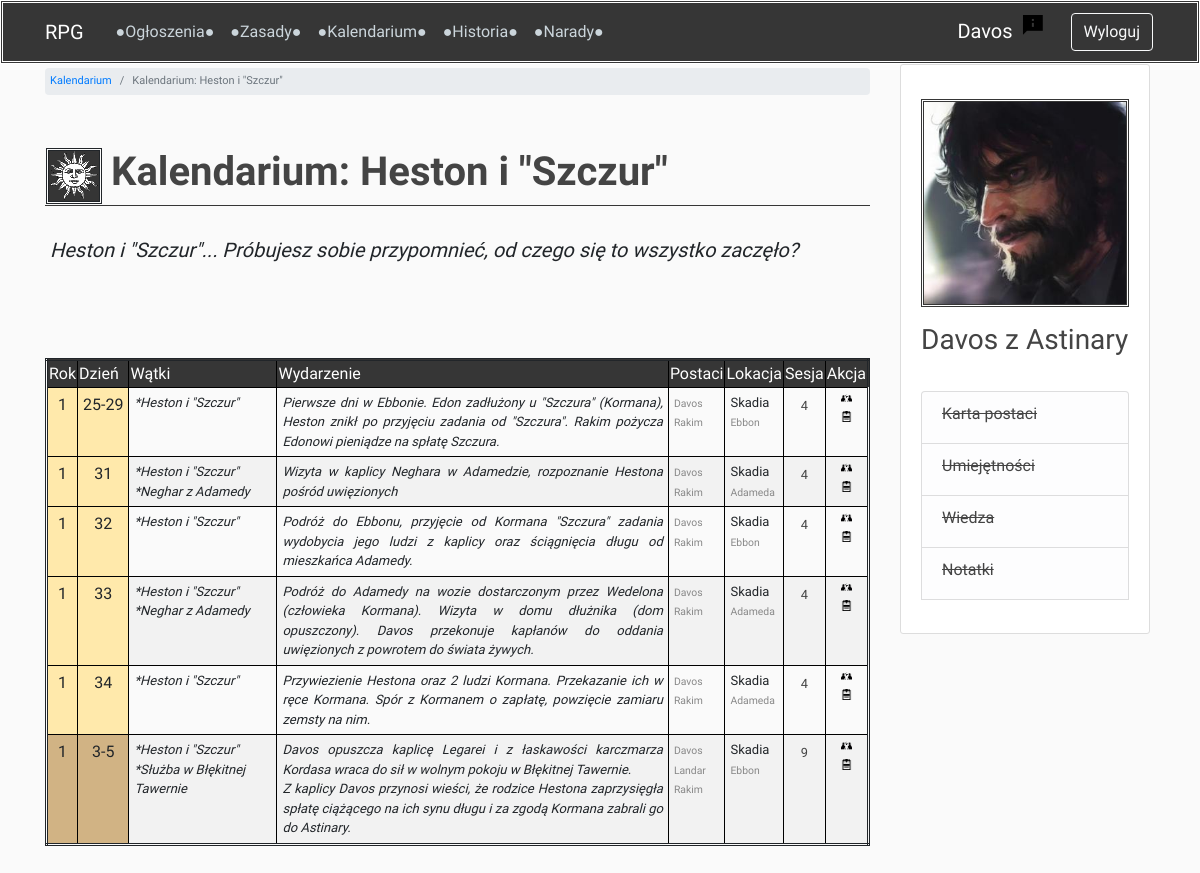
Before: /timeline/timeline-by-thread/8/ (signed in) with the older database file.
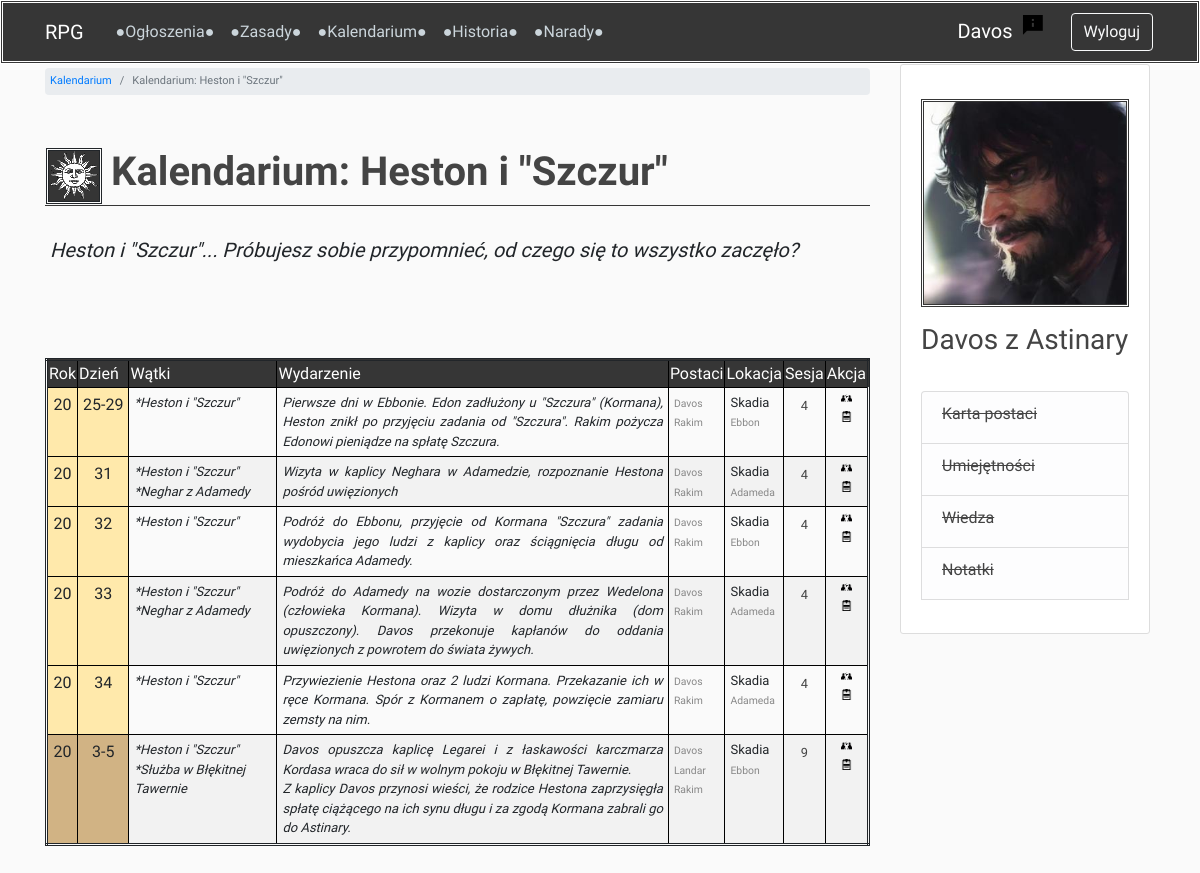
After: the same page with the newer database file.
### users/models.py (models this page shows, shortened)
class Profile(models.Model):
    user = models.OneToOneField(User, on_delete=models.CASCADE)
    image = models.ImageField(default='profile_pics/default_profile.jpg', upload_to='profile_pics')
    character_name = models.CharField(max_length=50, default='')
    character_status = models.CharField(max_length=20, choices=STATUS, default='npc')
    class Meta:
        ordering = ['character_status', 'character_name']

### timeline/models.py (models this page shows, shortened)
class Event(models.Model):
    game_no = models.ForeignKey(GameSession, related_name='events', blank=True, null=True, on_delete=models.PROTECT)
    year = models.IntegerField()
    season = models.CharField(max_length=10, choices=SEASONS)
    day_start = models.PositiveSmallIntegerField(validators=[MinValueValidator(1), MaxValueValidator(90)])
    day_end = models.PositiveSmallIntegerField(blank=True, null=True,
                                               validators=[MinValueValidator(1), MaxValueValidator(90)])
    threads = models.ManyToManyField(Thread, related_name='events', blank=True)
    description = models.TextField(max_length=4000)
    participants = models.ManyToManyField(Profile,
                                          related_name='events_participated',
                                          limit_choices_to=
                                          Q(character_status='active_player') |
                                          Q(character_status='inactive_player') |
                                          Q(character_status='dead_player'),
                                          blank=True)
    informed = models.ManyToManyField(Profile,
                                      related_name='events_informed',
                                      limit_choices_to=
                                      Q(character_status='active_player') |
                                      Q(character_status='inactive_player'),
                                      blank=True)
    general_location = models.ForeignKey(GeneralLocation, null=True, on_delete=models.SET_NULL)
    specific_locations = models.ManyToManyField(SpecificLocation, related_name='events')
    class Meta:
        ordering = ['year', 'season', 'day_start', 'day_end', 'description', 'game_no']

class Thread(models.Model):
    name = models.CharField(max_length=200)
    def __str__(self):
        return self.name
    class Meta:
        ordering = ['name']

class GeneralLocation(models.Model):
    name = models.CharField(max_length=100)
    def __str__(self):
        return self.name
    class Meta:
        ordering = ['name']

class SpecificLocation(models.Model):
    name = models.CharField(max_length=100)
    general_location = models.ForeignKey(GeneralLocation, related_name='specific_locations', on_delete=models.PROTECT)
    def __str__(self):
        return self.name
    class Meta:
        ordering = ['name']

class GameSession(models.Model):
    game_no = models.IntegerField(null=True)
    title = models.CharField(max_length=200, blank=True, null=True)
    date = models.DateField(blank=True, null=True)
    class Meta:
        ordering = ['game_no']

### timeline/views.py (the view)
# urls.py: path('timeline-by-thread/<int:thread_id>/', timeline_by_thread_view, name='timeline-by-thread'),
@login_required
def timeline_by_thread_view(request, thread_id):
    thread = Thread.objects.get(id=thread_id)
    events_by_thread_qs = thread.events.all()
    if request.user.profile in Profile.objects.filter(character_status='gm'):
        queryset = events_by_thread_qs
    else:
        participated_qs = Profile.objects.get(user=request.user).events_participated.all()
        informed_qs = Profile.objects.get(user=request.user).events_informed.all()
        events_by_user = (participated_qs | informed_qs).distinct()
        queryset = [e for e in events_by_user if e in events_by_thread_qs]
    context = {
        'page_title': f'Kalendarium: {thread.name}',
        'header': f'{thread.name}... Próbujesz sobie przypomnieć, od czego się to wszystko zaczęło?',
        'queryset': queryset,
        'seasons_with_styles_dict': SEASONS_WITH_STYLES_DICT,
    }
    return render(request, 'timeline/timeline_events.html', context)

### forum/templatetags/custom_filters.py (called while the page is built)
@register.filter
def dict_lookup(dict_, index):
    if index in dict_:
        return dict_[index]
    return ''

@register.filter
def get_first_word(text):
    return text.split(' ', 1)[0]

### timeline/templates/timeline/timeline_events.html (shortened to what this page needs)
{% extends 'base.html' %}
{% load custom_filters %}
{% load static %}
{% block breadcrumb %}
    <li class="breadcrumb-item"><a href="{% url 'timeline-main' %}">Kalendarium</a></li>
    <li class="breadcrumb-item active">{{ page_title }}</li>
{% endblock breadcrumb %}
{% block content %}
    <br>
    <p>{{ header }}</p>
    <br><br><br>
    <table class="timeline" data-search="true" data-toggle="table">
        <colgroup>
            <col class="year">
            <col class="day">
            <col class="thread">
            <col class="description">
            <col class="participants">
            <col class="locations">
            <col class="game">
            <col class="actions">
        </colgroup>
        <thead>
            <tr>
                <th>Rok</th>
                <th>Dzień</th>
                <th>Wątki</th>
                <th>Wydarzenie</th>
                <th>Postaci</th>
                <th>Lokacja</th>
                <th>Sesja</th>
                <th>Akcja</th>
            </tr>
        </thead>
        <tbody>
        {% for event in queryset %}
            <tr>
                <td class="center align-top {{ seasons_with_styles_dict|dict_lookup:event.season }}">
                    <a class="hover-pointer">{{ event.year }}</a>
                </td>
                <td class="center align-top {{ seasons_with_styles_dict|dict_lookup:event.season }}">
                    {% if event.day_end %}
                        {{ event.day_start }}-{{ event.day_end }}
                    {% else %}
                        {{ event.day_start }}
                    {% endif %}
                </td>
                <td class="timeline-event align-top">
                    {% for thread in event.threads.all %}
                        <a class="hover-pointer">*{{ thread }}</a><br>
                    {% endfor %}
                </td>
                <td class="timeline-event justify align-top">
                    {{ event.description|linebreaksbr }}
                </td>
                <td class="timeline-small align-top">
                    {% for profile in event.participants.all %}
                        <a class="hover-pointer"><small>{{ profile.character_name|get_first_word }}</small></a><br>
                    {% endfor %}
                </td>
                <td class="timeline-small align-top">
                    <a class="hover-pointer">{{ event.general_location }}</a><br>
                    {% for location in event.specific_locations.all %}
                        <a class="hover-pointer"><small>{{ location }}</small></a><br>
                    {% endfor %}
                </td>
                <td class="center align-top unblue">
                    {% if event.game_no.game_no > 0 %}
                        <small><a href="{% url 'chronicles-one-chapter' event.game_no.id %}">{{ event.game_no.game_no }}</a></small>
                    {% else %}
                        <small><a href="{% url 'chronicles-one-chapter' event.game_no.id %}">0</a></small>
                    {% endif %}
                </td>
                <td class="align-top">
                    <h6><a href="{% url 'add-informed' event.id %}"><img src="{% static 'img/inform.png' %}" class="small-img"></a></h6>
                    <h6><a href="{% url 'event-note' event.id %}"><img src="{% static 'img/note.png' %}" class="small-img"></a></h6>
                </td>
            </tr>
        {% endfor %}
        </tbody>
    </table>
    <br>
{% endblock content %}

### templates/base.html (shortened to what this page needs)
<!DOCTYPE html>
{% load static %}
<html lang="pl">
<head>
    <link rel="stylesheet" href="https://stackpath.bootstrapcdn.com/bootstrap/4.3.1/css/bootstrap.min.css">
    <link rel="stylesheet" href="https://unpkg.com/bootstrap-table@1.15.3/dist/bootstrap-table.min.css">
    <link rel="stylesheet" href="{% static 'css/main.css' %}">
</head>
<body>
    {% include 'navbar.html' %}
    <main role="main" class="container">
        <div class="row">
            <div class="col-md-9">
                    <div class="breadcrumbs">
                        <small>
                        <ol class="breadcrumb my-1">
                            {% block breadcrumb %}
                            {% endblock breadcrumb %}
                        </ol>
                        </small>
                    </div><br>
                    <br>
                    <div class="border-custom-base page-title">
                        <table>
                            <tr>
                                <td class="align-top">
                                    <img src="{% static 'img/skadia_gray.png' %}" class="border-double">
                                </td>
                                <td class="pb-0 pl-2">
                                    <h1><strong>{{ page_title|linebreaksbr }}</strong></h1>
                                </td>
                            </tr>
                        </table>
                    </div>
                    {% block content %}
                    {% endblock content %}<br><br>
            </div>
            {% include 'sidebar.html' %}
        </div>
    </main>
</body>
</html>

### templates/navbar.html (shortened to what this page needs)
{% load custom_filters %}
{% load static %}
<header class="site-header">
    <nav class="navbar navbar-expand-md navbar-dark bg-navbar fixed-top">
        <div class="container">
            <span class="navbar-brand mr-4">RPG</span>
            <div class="collapse navbar-collapse" id="navbarSupportedContent">
                <div class="navbar-nav mr-auto">
                    <a class="nav-item nav-link " href="{% url 'news-list' %}">●Ogłoszenia●</a>
                    <a class="nav-item nav-link" href="{% url 'rules-main' %}">●Zasady●</a>
                    <a class="nav-item nav-link" href="{% url 'timeline-main' %}">●Kalendarium●</a>
                    <a class="nav-item nav-link" href="{% url 'chronicles-chapters' %}">●Historia●</a>
                    <a class="nav-item nav-link" href="{% url 'forum' %}">●Narady●</a>
                </div>
                <div class="navbar-nav">
                    {% if user.is_authenticated %}
                        {% if user.profile.character_name != '' %}
                            <a class="navbar-brand mr-2" href="/users/profile">{{ user.profile.character_name|get_first_word }}</a>
                            <a href="{% url 'report' %}"><img src="{% static 'img/report.png' %}" class="mr-4"></a>
                        {% else %}
                            <a class="navbar-brand mr-2" href="/users/profile">Uzupełnij profil</a>
                        {% endif %}
                        <a class="btn btn-outline-light btn-space" href="{% url 'logout' %}">Wyloguj</a>
                    {% else %}
                        <a class="btn btn-outline-light btn-space" href="{% url 'register' %}">Nowa postać</a>
                    {% endif %}
                </div>
            </div>
        </div>
    </nav>
</header>

### templates/sidebar.html (shortened to what this page needs)
{% if user.is_authenticated %}
<div class="col-md-3">
    <div class="content-section-sidebar">
        <br>
        <img class="account-img-sidebar border-double" src="{{ user.profile.image.url }}">
        <h3>{{ user.profile.character_name }}</h3>
        <p class='text-muted'></p>
        <ul class="list-group hover-pointer">
            <li class="list-group-item list-group-item-light" data-toggle="collapse" data-target="#character_sheet"><h6><strike>Karta postaci</strike></h6></li>
            <li class="list-group-item list-group-item-light" data-toggle="collapse" data-target="#skills"><h6><strike>Umiejętności</strike></h6></li>
            <li class="list-group-item list-group-item-light" data-toggle="collapse" data-target="#knowledge"><h6><strike>Wiedza</strike></h6></li>
            <li class="list-group-item list-group-item-light" data-toggle="collapse" data-target="#notes"><h6><strike>Notatki</strike></h6></li>
        </ul>
        <br>
    </div>
</div>
{% endif %}

### static/css/main.css (style rules this page uses)
body { background: #fafafa; margin-top: 4rem; }
h1, h2, h3, h4, h5, h6 { color: #444444; }
.bg-navbar { background-color: #363636; }
.site-header .navbar-nav .nav-link { color: #cbd5db; }
nav.navbar { border: double; border-color: white; }
.content-section-sidebar { width: 250px; background: #ffffff; padding: 10px 20px; border: 1px solid #dddddd; border-radius: 3px; margin-bottom: 20px; color: #363636; }
.account-img-sidebar { display: block; height: auto; width: 100%; margin-right: 20px; margin-bottom: 16px; }
* { font-family: 'IM Fell Great Primer', serif; }
.border-double { border-style: double; }
.border-custom-base { border-bottom: 1px solid #363636; }
.breadcrumbs small { color: #888; white-space: nowrap; font-size: 11px; }
.btn-space { margin: 2px; }
.justify { text-align: justify; }
.my-1 { padding: 5px; }
.posts-and-news td, p { font-size: 20px; font-style: italic; vertical-align: top; padding: 5px; text-align: justify; }
small { color: #888; }
.forum tr:nth-child(even), .timeline tr:nth-child(even), .create-event tr:nth-child(even) { background-color: #f2f2f2; }
.unblue a { color: #444444; }
.timeline .year { %; }
.timeline .day { width: %; }
.timeline .thread { width: 18%; }
.timeline .description { width: %; }
.timeline .participants { width: 5%; }
.timeline .locations { width: %; }
.timeline .game { width: %; }
.timeline .actions { width: 5%; }
.small-img { display: block; height: auto; margin-left: auto; margin-right: auto; text-align: center; }
.timeline .small-img { width: 35%; }
table.timeline { border: double; }
.timeline-event { font-style: italic; font-size: 13px; }
.timeline-small { font-size: 13px; }
.timeline thead { background-color: #363636; color: #ffffff; }
.timeline th { border: 1px solid black; font-weight: normal; }
.timeline td { border: 1px solid black; padding: 5px; }
td.center { text-align: center; }
td img { display: block; margin-left: auto; margin-right: auto; }
td.season-summer { background-color: #ffe9ab }
td.season-autumn { background-color: #d1b384; }

Changed rows visible on the page:
changed Event (number 1 of 6 on the later page): year "1" → "20"
changed Event "Wizyta w kaplicy Neghara w Adamedzie, rozpoznanie Hestona pośród uwięzionych": year "1" → "20"
changed Event (number 3 of 6 on the later page): year "1" → "20"
changed Event (number 4 of 6 on the later page): year "1" → "20"
changed Event (number 5 of 6 on the later page): year "1" → "20"
changed Event (number 6 of 6 on the later page): year "1" → "20"
